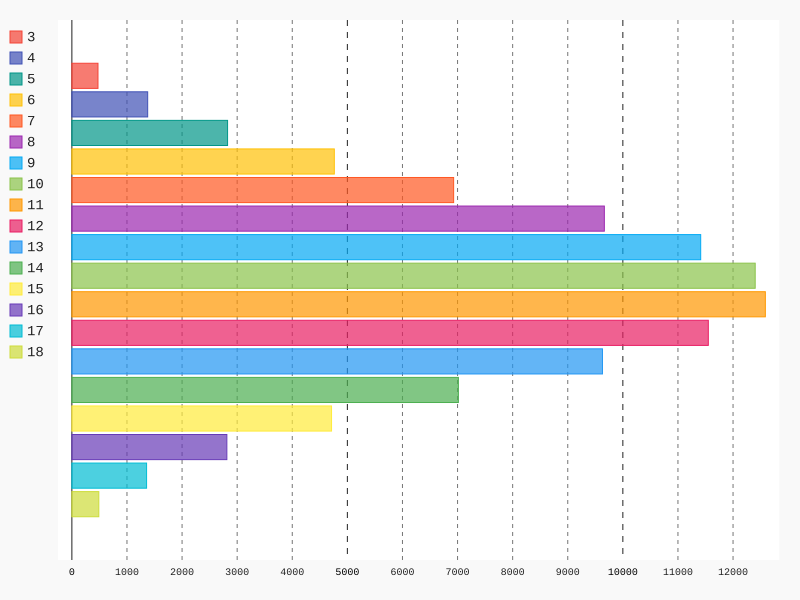

This chart was generated by the following Python code:
# -*- coding: utf-8 -*-

import os
from numpy.random import randint
from collections import Counter

s = [sum( randint(1,7,size = 3) ) for k in range(100000)]
c = Counter(s)

from pygal import *

toscane = HorizontalBar()
for v in c:
    toscane.add(str(v),c[v])
toscane.render_to_file("toscane.svg")
toscane.title = "Effectifs des sorties du problème du duc de Toscane"

os.system("pause")
